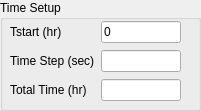
  <widget class="QGroupBox" name="groupBox_5">
   <property name="geometry">
    <rect>
     <x>20</x>
     <y>340</y>
     <width>201</width>
     <height>111</height>
    </rect>
   </property>
   <property name="title">
    <string>Time Setup</string>
   </property>
   <widget class="QWidget" name="layoutWidget_3">
    <property name="geometry">
     <rect>
      <x>10</x>
      <y>20</y>
      <width>171</width>
      <height>82</height>
     </rect>
    </property>
    <layout class="QGridLayout" name="gridLayout">
     <item row="0" column="0">
      <widget class="QLabel" name="label_4">
       <property name="text">
        <string>Tstart (hr)</string>
       </property>
      </widget>
     </item>
     <item row="0" column="1">
      <widget class="QLineEdit" name="lineEditTStart">
       <property name="text">
        <string>0</string>
       </property>
      </widget>
     </item>
     <item row="1" column="1">
      <widget class="QLineEdit" name="lineEditTStep"/>
     </item>
     <item row="2" column="0">
      <widget class="QLabel" name="label_6">
       <property name="text">
        <string>Total Time (hr)</string>
       </property>
      </widget>
     </item>
     <item row="2" column="1">
      <widget class="QLineEdit" name="lineEditTTotal"/>
     </item>
     <item row="1" column="0">
      <widget class="QLabel" name="label_5">
       <property name="text">
        <string>Time Step (sec)</string>
       </property>
      </widget>
     </item>
    </layout>
   </widget>
  </widget>
